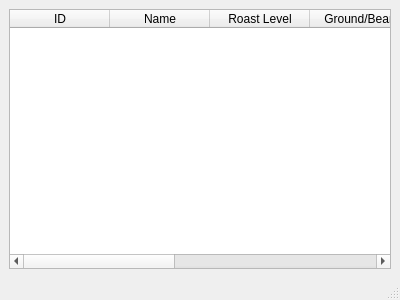
<?xml version="1.0" encoding="UTF-8"?>
<ui version="4.0">
 <class>MainWindow</class>
 <widget class="QMainWindow" name="MainWindow">
  <property name="geometry">
   <rect>
    <x>0</x>
    <y>0</y>
    <width>400</width>
    <height>300</height>
   </rect>
  </property>
  <property name="windowTitle">
   <string>Coffee Information</string>
  </property>
  <widget class="QWidget" name="centralwidget">
   <layout class="QVBoxLayout" name="verticalLayout">
    <item>
     <widget class="QTableWidget" name="tableWidget">
      <column>
       <property name="text">
        <string>ID</string>
       </property>
      </column>
      <column>
       <property name="text">
        <string>Name</string>
       </property>
      </column>
      <column>
       <property name="text">
        <string>Roast Level</string>
       </property>
      </column>
      <column>
       <property name="text">
        <string>Ground/Bean</string>
       </property>
      </column>
      <column>
       <property name="text">
        <string>Description</string>
       </property>
      </column>
      <column>
       <property name="text">
        <string>Price</string>
       </property>
      </column>
      <column>
       <property name="text">
        <string>Package Volume</string>
       </property>
      </column>
     </widget>
    </item>
   </layout>
  </widget>
  <widget class="QMenuBar" name="menubar"/>
  <widget class="QStatusBar" name="statusbar"/>
 </widget>
 <resources/>
 <connections/>
</ui> 
